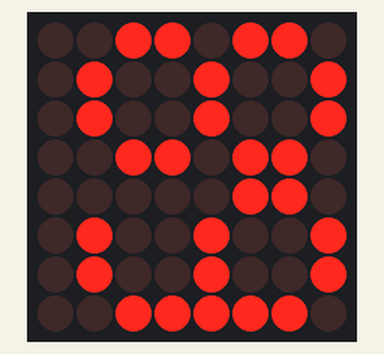
Bench run of a sketch on a simulated Arduino Uno, built with avr-gcc and run on an emulated ATmega328P. On the bench: 8×8 LED matrix.

Above: at 0.1 s.
At 4.1 s:
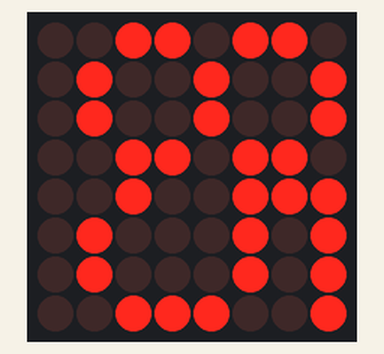
At 9.1 s:
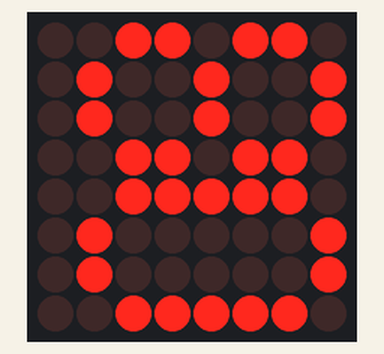
At 19.1 s:
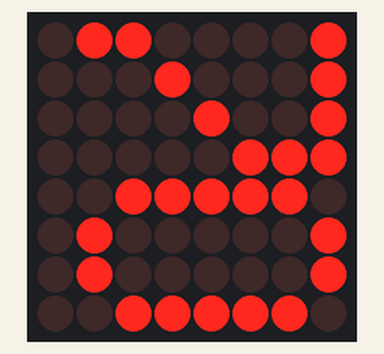
At 28.1 s:
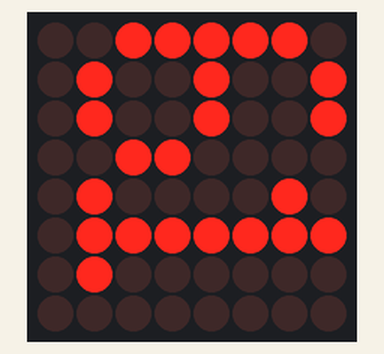
At 38.1 s:
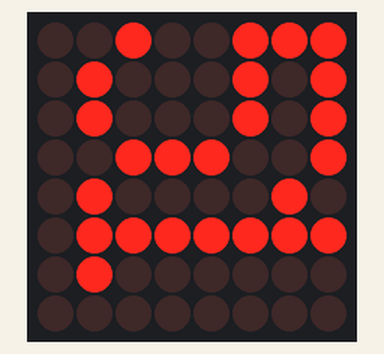

Measured:
- what the display in image 1 shows lasts 1.0 s, from 4.0 s to 5.0 s

The sketch:

time_led_003.ino
```cpp
#include <LedControl.h>

//LedControl(dataPin,clockPin,csPin,numDevices)
LedControl lc1 = LedControl(2, 4, 3, 1);
//How I have connected it on my board (only check it is Digital IO)
//DIN = blue   = 2
//CS  = purpel = 3
//CLK = grey   = 4

//add a delay variable for updates in between characters
unsigned long delaytime = 1000;

void setup() {
  // put your setup code here, to run once:
  //initialize Display, autodetect how many present and set to 0 (no LED on)
  for (int index = 0; index < lc1.getDeviceCount(); index++) {
    lc1.shutdown(index, false);
    lc1.setIntensity(index, 8);
    lc1.clearDisplay(0);
  }

}

void writeonMatrix(int x) {
  int numlow = (x%10)*5; //Modulo returns the lower number (divided by ten and keep the rest)
  int numhigh = (x/10) *5;  //divided by 10 retrun the high number (int cut the .xx away)

  if(numhigh == 0){
    numhigh = 50;
  }

  byte shownum[55] = {B00111110, B01000001, B01000001, B00111110, B00000000,
   B01000010, B01111111, B01000000, B00000000, B00000000,
   B01100010, B01010001, B01001001, B01000110, B00000000,
   B00100010, B01000001, B01001001, B00110110, B00000000,
   B00011000, B00010100, B00010010, B01111111, B00000000,
   B00100111, B01000101, B01000101, B00111001, B00000000,
   B00111110, B01001001, B01001001, B00110000, B00000000,
   B01100001, B00010001, B00001001, B00000111, B00000000,
   B00110110, B01001001, B01001001, B00110110, B00000000,
   B00000110, B01001001, B01001001, B00111110, B00000000,
   B00000000, B00000000, B00000000, B00000000, B00000000};


  lc1.setRow(0, 0, shownum[numhigh + 0]);
  lc1.setRow(0, 1, shownum[numhigh + 1]);
  lc1.setRow(0, 2, shownum[numhigh + 2]);
  lc1.setRow(0, 3, shownum[numhigh + 3]);
  lc1.setRow(0, 4, shownum[numlow + 0]);
  lc1.setRow(0, 5, shownum[numlow + 1]);
  lc1.setRow(0, 6, shownum[numlow + 2]);
  lc1.setRow(0, 7, shownum[numlow + 3]);

}
void loop() {
  // put your main code here, to run repeatedly:
  int counter = 89;
  do{
    writeonMatrix(counter);
    counter--;
    delay(delaytime);
  }while ( counter > 0);


  //writeonMatrix(8);
  //delay(delaytime);
  lc1.clearDisplay(0);
  delay(delaytime);


}
```
